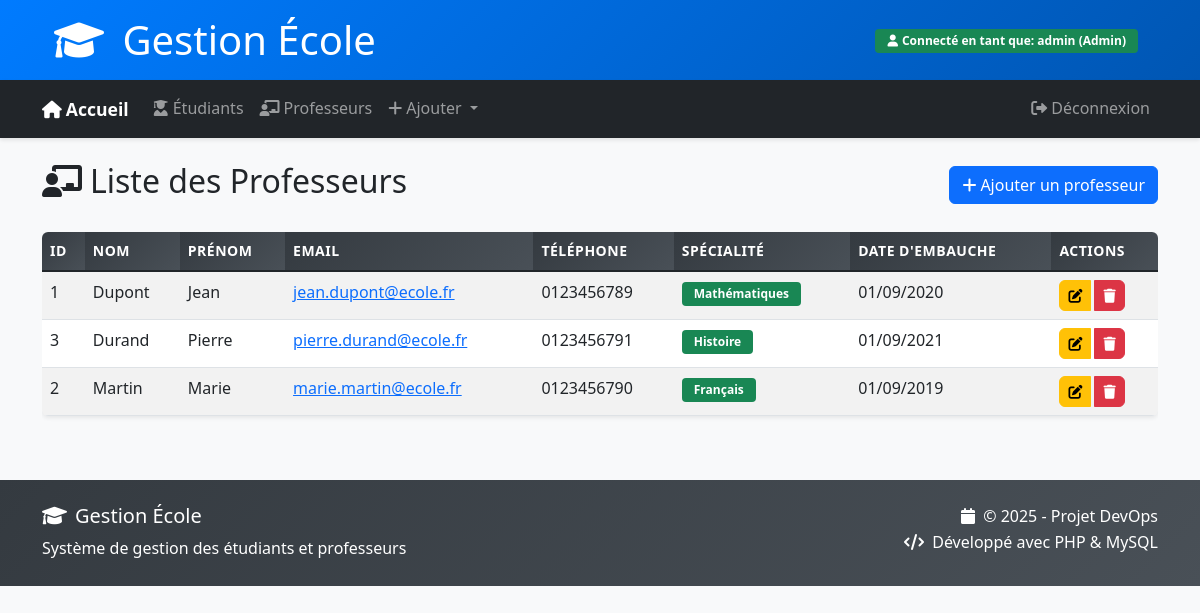
Screenshot of /IHM/Prof/affichage.php (signed in) with the database file from the repository.
### tables this page shows
CREATE TABLE IF NOT EXISTS professeurs (
    id INT AUTO_INCREMENT PRIMARY KEY,
    nom VARCHAR(100) NOT NULL,
    prenom VARCHAR(100) NOT NULL,
    email VARCHAR(100) UNIQUE,
    telephone VARCHAR(20),
    specialite VARCHAR(100),
    date_embauche DATE,
    created_at TIMESTAMP DEFAULT CURRENT_TIMESTAMP
);

### Acces_BD/connexion.php (called while the page is built, shortened)
<?php
function Connect()
{
    $env = parse_ini_file(__DIR__ . "/.env");
    $server = $env['serveur'];
    $user = $env['utilisateur'];
    $password = $env['password'];
    $dbname = $env['db_name'];
    $conn = new mysqli($server, $user, $password, $dbname);
    return $conn;
}

### Acces_BD/Professeur.php (called while the page is built, shortened)
<?php
require_once 'connexion.php';
class Professeur {
    private $conn;
    public function __construct() {
        $this->conn = Connect();
    }
    public function afficherTous() {
        $sql = "SELECT * FROM professeurs ORDER BY nom ASC";
        $result = $this->conn->query($sql);
        if ($result->num_rows > 0) {
            return $result->fetch_all(MYSQLI_ASSOC);
        }
        return [];
    }
}
?>

### IHM/Prof/affichage.php (the view, shortened to what this page needs)
<?php
require_once '../../Acces_BD/Professeur.php';
include('../public/header.php');
include('../public/nav_barre.php');
$professeur = new Professeur();
$professeurs = $professeur->afficherTous();
?>
<div class="container mt-4">
    <div class="row">
        <div class="col-12">
            <div class="d-flex justify-content-between align-items-center mb-4">
                <h2><i class="fas fa-chalkboard-teacher me-2"></i>Liste des Professeurs</h2>
                <?php if ($_SESSION['role'] === 'admin' || $_SESSION['role'] === 'professeur'): ?>
                    <a href="form.php" class="btn btn-primary">
                        <i class="fas fa-plus me-1"></i>Ajouter un professeur
                    </a>
                <?php endif; ?>
            </div>
            <?php if (empty($professeurs)): ?>
                <div class="alert alert-info">
                    <i class="fas fa-info-circle me-2"></i>
                    Aucun professeur trouvé dans la base de données.
                </div>
            <?php else: ?>
                <div class="table-responsive">
                    <table class="table table-striped table-hover">
                        <thead class="table-dark">
                            <tr>
                                <th>ID</th>
                                <th>Nom</th>
                                <th>Prénom</th>
                                <th>Email</th>
                                <th>Téléphone</th>
                                <th>Spécialité</th>
                                <th>Date d'embauche</th>
                                <th>Actions</th>
                            </tr>
                        </thead>
                        <tbody>
                            <?php foreach ($professeurs as $professeur_data): ?>
                                <tr>
                                    <td><?php echo htmlspecialchars($professeur_data['id']); ?></td>
                                    <td><?php echo htmlspecialchars($professeur_data['nom']); ?></td>
                                    <td><?php echo htmlspecialchars($professeur_data['prenom']); ?></td>
                                    <td>
                                        <a href="mailto:<?php echo htmlspecialchars($professeur_data['email']); ?>">
                                            <?php echo htmlspecialchars($professeur_data['email']); ?>
                                        </a>
                                    </td>
                                    <td><?php echo htmlspecialchars($professeur_data['telephone']); ?></td>
                                    <td>
                                        <span class="badge bg-success">
                                            <?php echo htmlspecialchars($professeur_data['specialite']); ?>
                                        </span>
                                    </td>
                                    <td><?php echo date('d/m/Y', strtotime($professeur_data['date_embauche'])); ?></td>
                                    <td>
                                        <div class="btn-group" role="group">
                                            <a href="form.php?id=<?php echo $professeur_data['id']; ?>"
                                               class="btn btn-sm btn-warning" title="Modifier">
                                                <i class="fas fa-edit"></i>
                                            </a>
                                            <?php if ($_SESSION['role'] === 'admin' || $_SESSION['role'] === 'professeur'): ?>
                                                <a href="../../Gestion_Actions/Professeur.php?action=delete&id=<?php echo $professeur_data['id']; ?>"
                                                   class="btn btn-sm btn-danger"
                                                   title="Supprimer"
                                                   onclick="return confirmDelete('Êtes-vous sûr de vouloir supprimer ce professeur ?')">
                                                    <i class="fas fa-trash"></i>
                                                </a>
                                            <?php endif; ?>
                                        </div>
                                    </td>
                                </tr>
                            <?php endforeach; ?>
                        </tbody>
                    </table>
                </div>
            <?php endif; ?>
        </div>
    </div>
</div>
<?php include('../public/footer.php'); ?>

### IHM/public/styles.css (style rules this page uses)
:root { --primary-color: #007bff; --secondary-color: #6c757d; --success-color: #28a745; --info-color: #17a2b8; --warning-color: #ffc107; --danger-color: #dc3545; --light-color: #f8f9fa; --dark-color: #343a40; --border-radius: 0.375rem; --box-shadow: 0 0.125rem 0.25rem rgba(0, 0, 0, 0.075); }
body { font-family: 'Segoe UI', Tahoma, Geneva, Verdana, sans-serif; background-color: #f8f9fa; line-height: 1.6; }
.btn { border-radius: var(--border-radius); font-weight: 500; transition: all 0.3s ease; }
.btn-group .btn { margin-right: 0.25rem; }
.btn-group .btn:last-child { margin-right: 0; }
.table { background-color: white; border-radius: var(--border-radius); overflow: hidden; box-shadow: var(--box-shadow); }
.table thead th { background: linear-gradient(135deg, #343a40 0%, #495057 100%); border: none; font-weight: 600; text-transform: uppercase; font-size: 0.875rem; letter-spacing: 0.5px; }
.table tbody tr { transition: background-color 0.2s ease; }
.badge { font-size: 0.75rem; padding: 0.375rem 0.75rem; border-radius: 0.25rem; }

### rows the page displays
professeurs: id "1", nom "Dupont", prenom "Jean", email "jean.dupont@ecole.fr", telephone "0123456789", specialite "Mathématiques", date_embauche "01/09/2020"
professeurs: id "3", nom "Durand", prenom "Pierre", email "pierre.durand@ecole.fr", telephone "0123456791", specialite "Histoire", date_embauche "01/09/2021"
professeurs: id "2", nom "Martin", prenom "Marie", email "marie.martin@ecole.fr", telephone "0123456790", specialite "Français", date_embauche "01/09/2019"

### other values shown
$_SESSION['username'] "admin"
$_SESSION['role'] "Admin"
